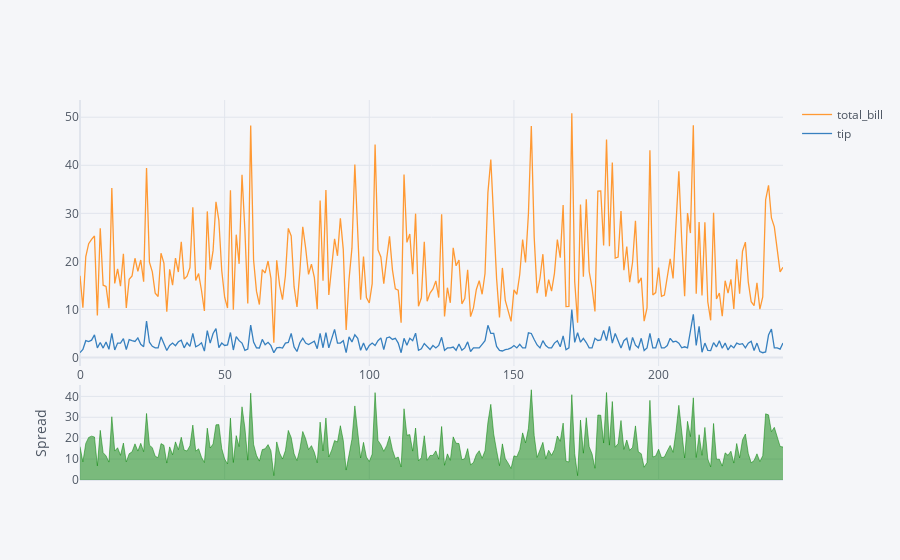

This figure's notebook cell:
### Markdown cell above
Функции графика, созданного методом iplot:

получение в интерактивном режиме значения признака в отдельных точках;
регулирование отображения конкретных признаков (отключение и включение данных признаков без изменения кода);
увеличение фрагмента графика;
сохранение полученного графика в формате png напрямую из jupyter notebook.
Как и при работе с методом plot в библиотеке Pandas, при изменении параметров метода iplot можно изменять тип и другие особенности диаграммы. Plotly позволяет создавать новые виды графиков. Например, этот тип графика позволяет не только показать на одной координатной плоскости сумму чека и размер чаевых для каждого заказа, но и демонстрирует, как изменяется разность между этими двумя суммами для разных заказов:

### Code cell
df[['total_bill','tip']].iplot(kind ='spread' )

### Figure 1 — Plotly figure (JSON) as saved in the notebook; plotly's stock layout.template omitted (floating-point values rounded to 4 significant figures; data arrays with more than 128 entries replaced by an {"elided": "..."} marker saying what was removed)
{"data": [{"line": {"color": "rgba(255, 153, 51, 1.0)", "dash": "solid", "shape": "linear", "width": 1.3}, "mode": "lines", "name": "total_bill", "text": "", "type": "scatter", "x": {"elided": "244 int values"}, "y": {"elided": "244 float values"}}, {"line": {"color": "rgba(55, 128, 191, 1.0)", "dash": "solid", "shape": "linear", "width": 1.3}, "mode": "lines", "name": "tip", "text": "", "type": "scatter", "x": {"elided": "244 int values"}, "y": {"elided": "244 float values"}}, {"connectgaps": false, "fill": "tozeroy", "line": {"color": "green", "dash": "solid", "shape": "linear", "width": 0.5}, "mode": "lines", "name": "Spread", "showlegend": false, "type": "scatter", "x": {"elided": "244 int values"}, "xaxis": "x2", "y": {"elided": "244 float values"}, "yaxis": "y2"}, {"connectgaps": false, "fill": "tozeroy", "line": {"color": "red", "dash": "solid", "shape": "linear", "width": 0.5}, "mode": "lines", "name": "Spread", "showlegend": false, "type": "scatter", "x": {"elided": "244 int values"}, "xaxis": "x2", "y": {"elided": "244 str values"}, "yaxis": "y2"}], "layout": {"hovermode": "x", "legend": {"bgcolor": "#F5F6F9", "font": {"color": "#4D5663"}}, "paper_bgcolor": "#F5F6F9", "plot_bgcolor": "#F5F6F9", "title": {"font": {"color": "#4D5663"}}, "xaxis": {"gridcolor": "#E1E5ED", "showgrid": true, "tickfont": {"color": "#4D5663"}, "title": {"font": {"color": "#4D5663"}, "text": ""}, "zerolinecolor": "#E1E5ED"}, "xaxis2": {"anchor": "y2", "gridcolor": "#E1E5ED", "showgrid": true, "showticklabels": false, "tickfont": {"color": "#4D5663"}, "title": {"font": {"color": "#4D5663"}, "text": ""}, "zerolinecolor": "#E1E5ED"}, "yaxis": {"domain": [0.3, 1], "gridcolor": "#E1E5ED", "showgrid": true, "tickfont": {"color": "#4D5663"}, "title": {"font": {"color": "#4D5663"}, "text": ""}, "zerolinecolor": "#E1E5ED"}, "yaxis2": {"domain": [0, 0.25], "gridcolor": "#E1E5ED", "showgrid": true, "tickfont": {"color": "#4D5663"}, "title": {"font": {"color": "#4D5663"}, "text": "Spread"}, "zerolinecolor": "#E1E5ED"}}}
